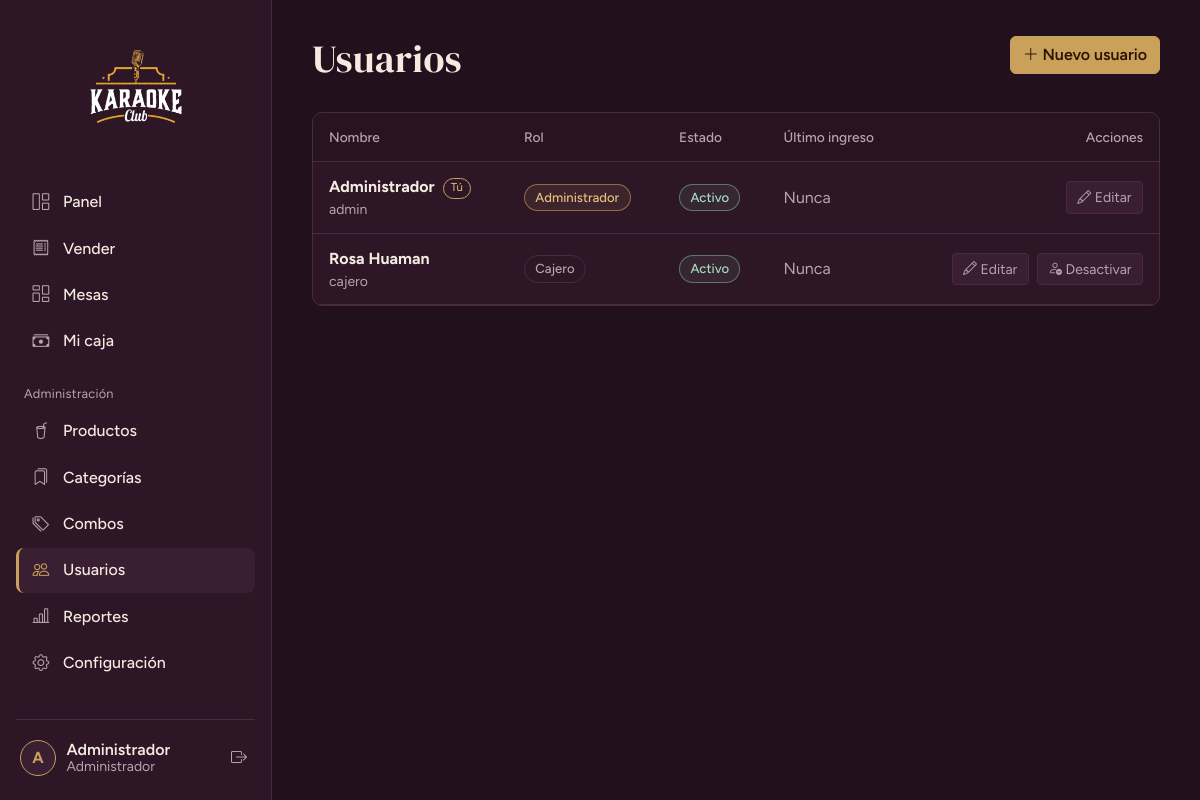
/usuarios (signed in), run on the app's committed database.
### tables this page shows
CREATE TABLE IF NOT EXISTS usuarios (
  id          INT UNSIGNED PRIMARY KEY AUTO_INCREMENT,
  rol_id      TINYINT UNSIGNED NOT NULL,
  nombre      VARCHAR(100) NOT NULL,
  usuario     VARCHAR(50)  NOT NULL UNIQUE,
  password    VARCHAR(255) NOT NULL,            
  telefono    VARCHAR(20)  NULL,
  estado      TINYINT(1) NOT NULL DEFAULT 1,    
  ultimo_login DATETIME NULL,
  created_at  TIMESTAMP NOT NULL DEFAULT CURRENT_TIMESTAMP,
  CONSTRAINT fk_usuarios_rol FOREIGN KEY (rol_id) REFERENCES roles(id)
);

### app/core/Controller.php (called while the page is built, shortened)
<?php
abstract class Controller
{
    protected function view(string $view, array $data = [], string $layout = 'main'): void
    {
        extract($data, EXTR_SKIP);
        require APP_PATH . "/views/$view.php";
    }
}

### app/controllers/UsuariosController.php (called while the page is built, shortened)
<?php
class UsuariosController extends Controller
{
    public function index(): void
    {
        $this->view('usuarios/index', ['title' => 'Usuarios', 'usuarios' => Usuario::todos()]);
    }
}

### app/core/Router.php (called while the page is built, shortened)
<?php
class Router
{
    public function dispatch(): void
    {
        try {
            $url   = trim((string) ($_GET['url'] ?? ''), '/');
            $parts = $url === '' ? [] : explode('/', $url);
            $c = strtolower($parts[0]);
            $m = $parts[1] ?? ($c === 'auth' ? 'login' : 'index');
            $params = array_slice($parts, 2);
            $obj = new $class();
            $ref = new ReflectionMethod($obj, $m);
            $ref->invokeArgs($obj, $params);
        } catch (AppException $e) {
            (new ErrorController())->show500($e->getMessage());
        } catch (Throwable $e) {
            error_log((string) $e);
            (new ErrorController())->show500(APP_ENV === 'development' ? $e->getMessage() : null);
        }
    }
}

### public/index.php (called while the page is built, shortened)
<?php
require APP_PATH . '/core/helpers.php';
(new Router())->dispatch();

### app/core/helpers.php (called while the page is built, shortened)
<?php
function e(mixed $v): string { return htmlspecialchars((string) $v, ENT_QUOTES | ENT_SUBSTITUTE, 'UTF-8'); }
function url(string $path = ''): string { return BASE_URL . '/' . ltrim($path, '/'); }
function fecha_corta(?string $datetime): string
{
    return $datetime ? date('d/m/Y', strtotime($datetime)) . ' ' . hora12($datetime) : 'Nunca';
}

### app/core/Database.php (called while the page is built, shortened)
<?php
class Database
{
    private static ?PDO $pdo = null;
    public static function pdo(): PDO
    {
        if (self::$pdo === null) {
            try {
                $dsn = 'mysql:host=' . DB_HOST . ';dbname=' . DB_NAME . ';charset=utf8mb4';
                self::$pdo = new PDO($dsn, DB_USER, DB_PASS, [
                    PDO::ATTR_ERRMODE            => PDO::ERRMODE_EXCEPTION,
                    PDO::ATTR_DEFAULT_FETCH_MODE => PDO::FETCH_ASSOC,
                    PDO::ATTR_EMULATE_PREPARES   => false,
                ]);
                self::$pdo->exec("SET time_zone = '-05:00'");
            } catch (PDOException $e) {
                error_log('DB connect: ' . $e->getMessage());
                throw new AppException('No se pudo conectar a la base de datos. Revisa que MySQL esté encendido en XAMPP y que hayas importado database/karaoke_club.sql.');
            }
        }
        return self::$pdo;
    }
    public static function all(string $sql, array $params = []): array
    {
        $st = self::pdo()->prepare($sql);
        $st->execute($params);
        return $st->fetchAll();
    }
}

### app/models/Usuario.php (called while the page is built, shortened)
<?php
class Usuario
{
    public static function todos(): array
    {
        return Database::all(
            'SELECT u.id, u.nombre, u.usuario, u.telefono, u.estado, u.ultimo_login, r.nombre AS rol
               FROM usuarios u JOIN roles r ON r.id = u.rol_id
              ORDER BY u.estado DESC, r.id, u.nombre'
        );
    }
}

### app/core/Auth.php (called while the page is built, shortened)
<?php
class Auth
{
    public static function id(): int { return (int) ($_SESSION['user']['id'] ?? 0); }
}

### app/views/usuarios/index.php (the view, shortened to what this page needs)
<header class="page-head page-head--actions">
  <div>
    <h1>Usuarios</h1>
  </div>
  <a class="btn btn-brass" href="<?= url('usuarios/crear') ?>"><i class="bi bi-plus-lg"></i> Nuevo usuario</a>
</header>
<section class="panel panel--flush">
  <div class="table-responsive">
    <table class="table table-app align-middle mb-0">
      <thead><tr><th>Nombre</th><th>Rol</th><th>Estado</th><th>Último ingreso</th><th class="text-end">Acciones</th></tr></thead>
      <tbody>
      <?php foreach ($usuarios as $u): $yo = (int) $u['id'] === Auth::id(); ?>
        <tr class="<?= (int) $u['estado'] ? '' : 'is-off' ?>">
          <td>
            <strong><?= e($u['nombre']) ?></strong><?= $yo ? ' <span class="tag">Tú</span>' : '' ?>
            <small class="d-block text-secondary"><?= e($u['usuario']) ?><?= $u['telefono'] ? ', ' . e($u['telefono']) : '' ?></small>
          </td>
          <td><span class="badge-soft badge-soft--<?= $u['rol'] === 'admin' ? 'brass' : 'plain' ?>"><?= $u['rol'] === 'admin' ? 'Administrador' : 'Cajero' ?></span></td>
          <td><span class="badge-soft badge-soft--<?= (int) $u['estado'] ? 'ok' : 'off' ?>"><?= (int) $u['estado'] ? 'Activo' : 'Desactivado' ?></span></td>
          <td class="text-secondary"><?= e(fecha_corta($u['ultimo_login'])) ?></td>
          <td class="text-end actions">
            <a class="btn btn-sm btn-outline-field" href="<?= url('usuarios/editar/' . (int) $u['id']) ?>"><i class="bi bi-pencil"></i> Editar</a>
            <?php if (!$yo): ?>
              <form method="post" action="<?= url('usuarios/estado/' . (int) $u['id']) ?>" class="d-inline"
                    data-confirm="<?= (int) $u['estado'] ? '¿Desactivar a ' . e($u['nombre']) . '?' : '¿Activar a ' . e($u['nombre']) . '?' ?>"
                    data-confirm-text="<?= (int) $u['estado'] ? 'Ya no podrá ingresar al sistema. Su historial se conserva.' : 'Podrá ingresar de nuevo con su contraseña.' ?>"
                    data-confirm-button="<?= (int) $u['estado'] ? 'Sí, desactivar' : 'Sí, activar' ?>">
                <button class="btn btn-sm btn-outline-field" type="submit">
                  <?= (int) $u['estado'] ? '<i class="bi bi-person-dash"></i> Desactivar' : '<i class="bi bi-person-check"></i> Activar' ?>
                </button>
              </form>
            <?php endif; ?>
          </td>
        </tr>
      <?php endforeach; ?>
      </tbody>
    </table>
  </div>
</section>

### public/assets/css/app.css (style rules this page uses)
:root { --bg: #22101C; --surface: #2D1626; --surface-2: #3A1E31; --line: #4A2A3F; --text: #F4EADF; --muted: #B9A3AE; --brass: #C9A15B; --brass-hi: #E3C07F; --libre: #7FB89A; --ocupada: #F2668B; --danger: #E5604D; --radius: 10px; --font-display: "DM Serif Display", Georgia, serif; --font-ui: "Figtree", system-ui, -apple-system, "Segoe UI", sans-serif; }
[data-bs-theme="dark"] { --bs-body-bg: var(--bg); --bs-body-color: var(--text); --bs-body-font-family: var(--font-ui); --bs-border-color: var(--line); --bs-secondary-color: var(--muted); --bs-link-color: var(--brass); --bs-link-hover-color: var(--brass-hi); }
body { background: var(--bg); color: var(--text); font-family: var(--font-ui); }
h1, h2, h3 { font-family: var(--font-display); font-weight: 400; letter-spacing: .01em; }
.text-secondary { color: var(--muted) !important; }
.btn-brass { background: var(--brass); border-color: var(--brass); color: #2A1500; font-weight: 600; }
.btn-outline-field { border-color: var(--line); color: var(--muted); background: var(--surface-2); }
.page-head { margin-bottom: 1.75rem; }
.page-head h1 { font-size: clamp(1.9rem, 3.2vw, 2.6rem); margin: 0 0 .15rem; }
.panel { background: var(--surface); border: 1px solid var(--line); border-radius: var(--radius); padding: 1.25rem 1.4rem; }
.page-head--actions { display: flex; justify-content: space-between; align-items: flex-start; gap: 1rem; flex-wrap: wrap; }
.panel--flush { padding: 0; overflow: hidden; }
.table-app { --bs-table-bg: transparent; --bs-table-color: var(--text); --bs-table-border-color: var(--line); --bs-table-hover-bg: var(--surface-2); --bs-table-hover-color: var(--text); }
.table-app thead th { color: var(--muted); font-weight: 500; font-size: .86rem; border-bottom-color: var(--line); padding: .85rem 1rem; background: rgba(0,0,0,.12); white-space: nowrap; }
.table-app tbody td { padding: .8rem 1rem; }
.table-app .actions { white-space: nowrap; }
.table-app .actions .btn { margin-left: .25rem; }
.tag { display: inline-block; font-size: .72rem; padding: .05rem .45rem; border-radius: 99px; border: 1px solid var(--brass); color: var(--brass-hi); margin-left: .25rem; vertical-align: middle; }
.badge-soft { display: inline-block; padding: .18rem .65rem; border-radius: 99px; font-size: .82rem; font-weight: 500; border: 1px solid var(--line); color: var(--muted); white-space: nowrap; }
.badge-soft--ok { color: #A9DCC1; border-color: rgba(127,184,154,.55); background: rgba(127,184,154,.1); }
.badge-soft--brass { color: var(--brass-hi); border-color: rgba(201,161,91,.6); background: rgba(201,161,91,.1); }
.btn-outline-field.btn-sm { padding: .3rem .65rem; }

### data on the page
usuarios: nombre "Administrador", shows "Tú", usuario "admin", estado "Activo", ultimo_login "Nunca"
usuarios: nombre "Rosa Huaman", usuario "cajero", shows "Cajero", estado "Activo", ultimo_login "Nunca"

### other printed values
$i['label'] "Panel"
$i['label'] "Vender"
$i['label'] "Mesas"
$i['label'] "Mi caja"
$grupo['grupo'] "Administración"
$i['label'] "Productos"
$i['label'] "Categorías"
$i['label'] "Combos"
$i['label'] "Usuarios"
$i['label'] "Reportes"
$i['label'] "Configuración"
$inicial "A"
$user['nombre'] "Administrador"
